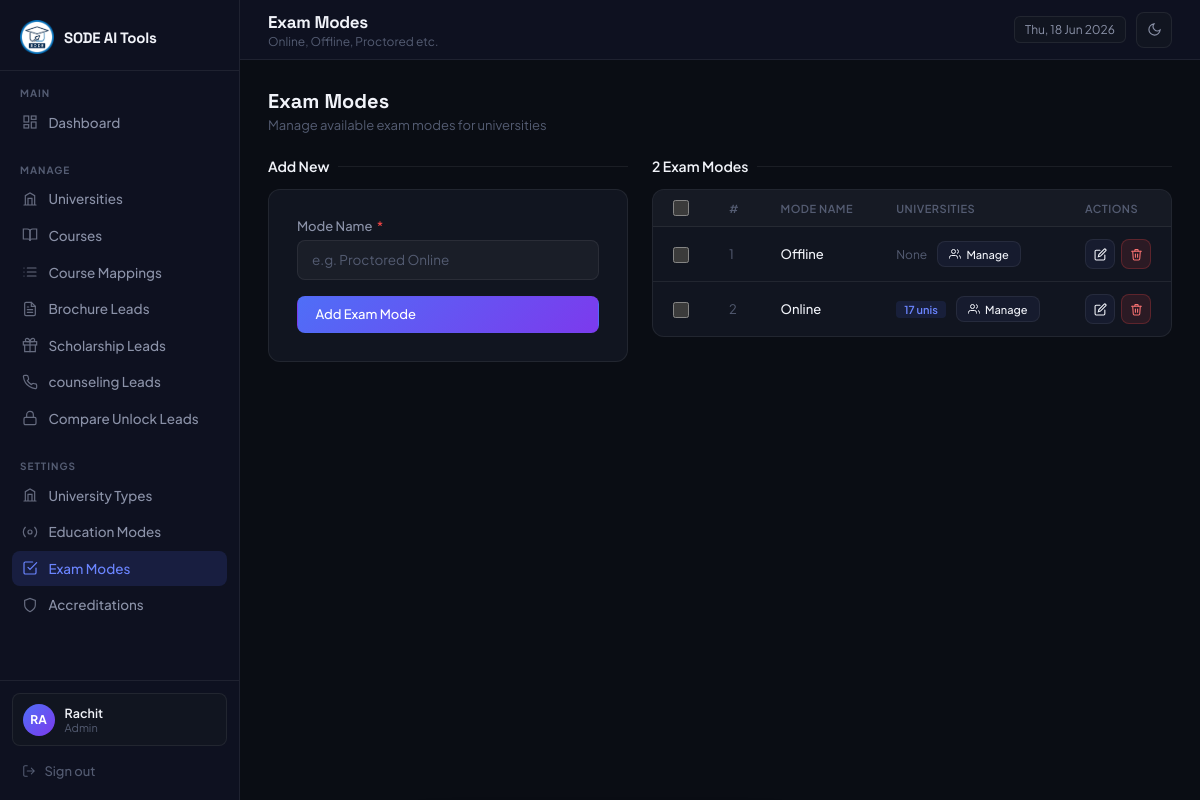
The page /admin/masters/exam_modes.php (signed in) on the database its author committed.
### tables this page shows
CREATE TABLE `exam_modes` (
  `id` tinyint(3) UNSIGNED NOT NULL,
  `mode_name` varchar(100) NOT NULL
);

### includes/helpers.php (called while the page is built, shortened)
<?php
function e(mixed $val): string {
    return htmlspecialchars((string)$val, ENT_QUOTES, 'UTF-8');
}

### admin/masters/exam_modes.php (the view, shortened to what this page needs)
<?php
require_once '../../includes/db.php';
require_once '../../includes/helpers.php';
$edit_item = null;
$all = $pdo->query("SELECT m.*, COUNT(um.university_id) as usage_count
    FROM exam_modes m LEFT JOIN university_exam_modes um ON um.exam_mode_id=m.id
    GROUP BY m.id ORDER BY m.mode_name ASC")->fetchAll();
?>
<!DOCTYPE html>
<html lang="en">
<head>
</head>
<body>
  <?php require_once __DIR__ . '/../includes/sidebar.php'; ?>
  <main class="main">
    <?php require_once __DIR__ . '/../includes/topbar.php'; ?>
    <div class="content">
      <div class="page-header">
        <div>
          <h3>Exam Modes</h3>
          <p>Manage available exam modes for universities</p>
        </div>
      </div>
      <div class="master-wrap">
        <div>
          <?php if (!$edit_item): ?>
            <div class="section-title">Add New</div>
            <div class="form-card">
              <form method="POST">
                <div class="form-group" style="margin-bottom:1rem;">
                  <label>Mode Name <span class="req">*</span></label>
                  <input type="text" name="name" class="form-control" placeholder="e.g. Proctored Online"
                    value="<?= e($_POST['name'] ?? '') ?>" autofocus>
                </div>
                <button type="submit" class="btn btn-primary" style="width:100%;">Add Exam Mode</button>
              </form>
            </div>
          <?php endif; ?>
        </div>
        <div>
          <div class="section-title"><?= count($all) ?> Exam Modes</div>
          <div class="panel">
            <table>
              <thead>
                <tr>
                  <th style="width:40px;"><input type="checkbox" class="bulk-cb" id="bulkSelectAll" title="Select All"></th>
                  <th>#</th>
                  <th>Mode Name</th>
                  <th>Universities</th>
                  <th style="width:100px;">Actions</th>
                </tr>
              </thead>
              <tbody>
                <?php if ($all):
                  foreach ($all as $i => $m): ?>
                    <tr data-ba-row-id="<?= $m['id'] ?>" data-ba-module="exam_modes">
                      <td><input type="checkbox" class="bulk-cb bulk-row-cb" value="<?= $m['id'] ?>"></td>
                      <td style="color:var(--text-s);"><?= $i + 1 ?></td>
                      <td><span class="cell-name"><?= e($m['mode_name']) ?></span></td>
                      <td>
                        <div class="ba-trigger-cell">
                          <?= $m['usage_count'] > 0
                            ? '<span class="usage-badge ba-usage-badge">' . $m['usage_count'] . ' uni' . ($m['usage_count'] > 1 ? 's' : '') . '</span>'
                            : '<span style="color:var(--text-s);font-size:12px;" class="ba-none-text">None</span>' ?>
                          <button type="button" class="btn btn-secondary btn-sm ba-manage-btn"
                            onclick="openBulkModal('exam_modes', <?= $m['id'] ?>, <?= htmlspecialchars(json_encode($m['mode_name']), ENT_QUOTES) ?>)"
                            title="Manage universities">
                            <svg width="12" height="12" viewBox="0 0 24 24" fill="none" stroke="currentColor" stroke-width="2"><path d="M17 21v-2a4 4 0 0 0-4-4H5a4 4 0 0 0-4 4v2"/><circle cx="9" cy="7" r="4"/><path d="M23 21v-2a4 4 0 0 0-3-3.87"/><path d="M16 3.13a4 4 0 0 1 0 7.75"/></svg>
                            Manage
                          </button>
                        </div>
                      </td>
                      <td>
                        <div class="action-col">
                          <a href="?edit=<?= $m['id'] ?>" class="btn btn-secondary btn-sm btn-icon" title="Edit">
                            <svg width="13" height="13" viewBox="0 0 24 24" fill="none" stroke="currentColor"
                              stroke-width="2" stroke-linecap="round">
                              <path d="M11 4H4a2 2 0 0 0-2 2v14a2 2 0 0 0 2 2h14a2 2 0 0 0 2-2v-7" />
                              <path d="M18.5 2.5a2.121 2.121 0 0 1 3 3L12 15l-4 1 1-4 9.5-9.5z" />
                            </svg>
                          </a>
                          <form method="POST" style="display:inline;">
                            <button type="button" class="btn btn-danger btn-sm btn-icon" title="Delete"
                              data-confirm="Delete '<?= e($m['mode_name']) ?>'?">
                              <svg width="13" height="13" viewBox="0 0 24 24" fill="none" stroke="currentColor"
                                stroke-width="2" stroke-linecap="round">
                                <polyline points="3 6 5 6 21 6" />
                                <path d="M19 6l-1 14a2 2 0 0 1-2 2H8a2 2 0 0 1-2-2L5 6" />
                                <path d="M10 11v6M14 11v6" />
                                <path d="M9 6V4a1 1 0 0 1 1-1h4a1 1 0 0 1 1 1v2" />
                              </svg>
                            </button>
                          </form>
                        </div>
                      </td>
                    </tr>
                  <?php endforeach; endif; ?>
              </tbody>
            </table>
          </div>
        </div>
      </div>
    </div>
  </main>
</body>
</html>

### admin/includes/layout_head.php (style rules this page uses)
*, *::before, *::after { box-sizing: border-box; margin: 0; padding: 0; }
:root { color-scheme: dark; --bg: #0a0d14; --sidebar: #0e1120; --surface: #111520; --surface-h: #161b2e; --border: rgba(255, 255, 255, 0.07); --border-h: rgba(255, 255, 255, 0.13); --accent: #4f6ef7; --accent-h: #6b85ff; --accent-g: #7c3aed; --text: #f1f3f9; --text-m: #8b92a8; --text-s: #545c72; --success: #22c55e; --warning: #f59e0b; --danger: #ef4444; --radius: 12px; --radius-sm: 8px; --sidebar-w: 240px; }
body { font-family: 'Plus Jakarta Sans', sans-serif; background: var(--bg); color: var(--text); display: flex; min-height: 100vh; font-size: 14px; transition: background 0.2s, color 0.2s; overflow-x: hidden; }
.main { margin-left: var(--sidebar-w); flex: 1; display: flex; flex-direction: column; min-height: 100vh; min-width: 0; }
.content { padding: 1.75rem; flex: 1; min-width: 0; max-width: 100%; overflow-x: hidden; }
.section-title { font-size: 14px; font-weight: 600; color: var(--text); margin-bottom: 0.875rem; display: flex; align-items: center; gap: 8px; }
.section-title::after { content: ''; flex: 1; height: 1px; background: var(--border); }
.panel { background: var(--surface); border: 1px solid var(--border); border-radius: var(--radius); overflow: hidden; }
table { width: 100%; border-collapse: collapse; }
table th { padding: 0.625rem 1.25rem; font-size: 11px; font-weight: 600; letter-spacing: 0.5px; text-transform: uppercase; color: var(--text-s); text-align: left; border-bottom: 1px solid var(--border); background: rgba(255, 255, 255, 0.02); }
table td { padding: 0.75rem 1.25rem; font-size: 13px; border-bottom: 1px solid var(--border); color: var(--text-m); }
table tr:last-child td { border-bottom: none; }
table td .cell-name { color: var(--text); font-weight: 500; }
.form-card { background: var(--surface); border: 1px solid var(--border); border-radius: var(--radius); padding: 1.75rem; }
.form-group { display: flex; flex-direction: column; gap: 6px; }
.form-group label { font-size: 13px; font-weight: 500; color: var(--text-m); }
.form-group label span.req { color: var(--danger); margin-left: 2px; }
.form-control { width: 100%; background: rgba(255, 255, 255, 0.04); border: 1px solid var(--border); border-radius: var(--radius-sm); padding: 0.65rem 0.875rem; font-size: 13.5px; font-family: inherit; color: var(--text); transition: border-color 0.2s, box-shadow 0.2s; outline: none; }
.form-control::placeholder { color: var(--text-s); }
.btn { display: inline-flex; align-items: center; gap: 7px; padding: 0.6rem 1.1rem; border-radius: var(--radius-sm); font-size: 13px; font-weight: 500; font-family: inherit; cursor: pointer; transition: opacity 0.2s, transform 0.15s, background 0.15s; text-decoration: none; border: 1px solid transparent; }
.btn-primary { background: linear-gradient(135deg, var(--accent) 0%, var(--accent-g) 100%); color: #fff; border-color: transparent; }
.btn-secondary { background: var(--surface-h); color: var(--text); border-color: var(--border); }
.btn-danger { background: rgba(239, 68, 68, 0.12); color: #f87171; border-color: rgba(239, 68, 68, 0.25); }
.btn-sm { padding: 0.35rem 0.7rem; font-size: 12px; }
.btn-icon { padding: 0.4rem; width: 30px; height: 30px; justify-content: center; }
.page-header { display: flex; align-items: center; justify-content: space-between; margin-bottom: 1.5rem; }
.page-header h3 { font-family: 'Space Grotesk', sans-serif; font-size: 20px; font-weight: 700; }
.page-header p { font-size: 13px; color: var(--text-s); margin-top: 3px; }
.action-col { display: flex; gap: 6px; align-items: center; }
.bulk-cb { width: 16px; height: 16px; accent-color: var(--accent); cursor: pointer; vertical-align: middle; }

### admin/masters/exam_modes.php (style rules this page uses)
.master-wrap { display: grid; grid-template-columns: 360px 1fr; gap: 1.5rem; align-items: start; }
.usage-badge { display: inline-block; padding: 2px 8px; border-radius: 4px; font-size: 11px; font-weight: 600; background: rgba(79, 110, 247, 0.12); color: var(--accent-h); }
.ba-trigger-cell { display:flex; align-items:center; gap:10px; flex-wrap:wrap; }
.ba-manage-btn { font-size:11px !important; gap:5px; }

### rows shown on the page
exam_modes: mode_name "Offline", shows "None"
exam_modes: mode_name "Online", usage_count "17"

### other values the page prints
substr($_SESSION['admin_name'], 0, 2) "RA"
$_SESSION['admin_name'] "Rachit"
$_SESSION['admin_role'] "Admin"
$page_title "Exam Modes"
$page_subtitle "Online, Offline, Proctored etc."
count($all) "2"
